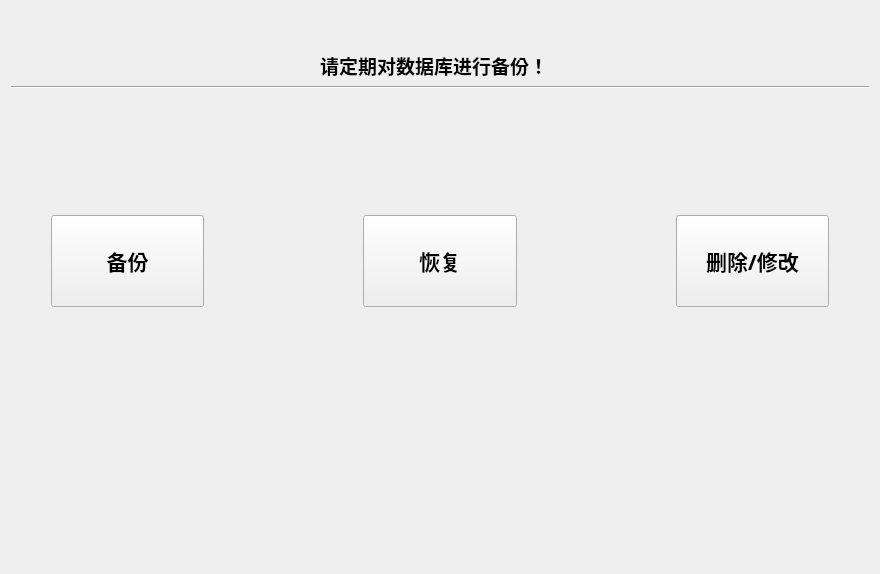
<?xml version="1.0" encoding="UTF-8"?>
<ui version="4.0">
 <class>DBManagement</class>
 <widget class="QWidget" name="DBManagement">
  <property name="geometry">
   <rect>
    <x>0</x>
    <y>0</y>
    <width>880</width>
    <height>574</height>
   </rect>
  </property>
  <property name="windowTitle">
   <string>DBManagement</string>
  </property>
  <layout class="QVBoxLayout" name="verticalLayout_3">
   <item>
    <spacer name="verticalSpacer">
     <property name="orientation">
      <enum>Qt::Vertical</enum>
     </property>
     <property name="sizeType">
      <enum>QSizePolicy::Fixed</enum>
     </property>
     <property name="sizeHint" stdset="0">
      <size>
       <width>20</width>
       <height>40</height>
      </size>
     </property>
    </spacer>
   </item>
   <item>
    <layout class="QVBoxLayout" name="verticalLayout_2">
     <item>
      <layout class="QVBoxLayout" name="verticalLayout">
       <item>
        <layout class="QHBoxLayout" name="horizontalLayout_2">
         <item>
          <spacer name="horizontalSpacer">
           <property name="orientation">
            <enum>Qt::Horizontal</enum>
           </property>
           <property name="sizeHint" stdset="0">
            <size>
             <width>40</width>
             <height>20</height>
            </size>
           </property>
          </spacer>
         </item>
         <item>
          <widget class="QLabel" name="label">
           <property name="font">
            <font>
             <family>AcadEref</family>
             <pointsize>14</pointsize>
             <weight>75</weight>
             <bold>true</bold>
            </font>
           </property>
           <property name="text">
            <string>请定期对数据库进行备份！</string>
           </property>
           <property name="textFormat">
            <enum>Qt::RichText</enum>
           </property>
          </widget>
         </item>
         <item>
          <spacer name="horizontalSpacer_2">
           <property name="orientation">
            <enum>Qt::Horizontal</enum>
           </property>
           <property name="sizeHint" stdset="0">
            <size>
             <width>40</width>
             <height>20</height>
            </size>
           </property>
          </spacer>
         </item>
         <item>
          <widget class="QLabel" name="label_2">
           <property name="text">
            <string/>
           </property>
          </widget>
         </item>
        </layout>
       </item>
       <item>
        <widget class="Line" name="line">
         <property name="orientation">
          <enum>Qt::Horizontal</enum>
         </property>
        </widget>
       </item>
      </layout>
     </item>
     <item>
      <spacer name="verticalSpacer_2">
       <property name="orientation">
        <enum>Qt::Vertical</enum>
       </property>
       <property name="sizeType">
        <enum>QSizePolicy::Fixed</enum>
       </property>
       <property name="sizeHint" stdset="0">
        <size>
         <width>20</width>
         <height>40</height>
        </size>
       </property>
      </spacer>
     </item>
     <item>
      <spacer name="verticalSpacer_3">
       <property name="orientation">
        <enum>Qt::Vertical</enum>
       </property>
       <property name="sizeType">
        <enum>QSizePolicy::Fixed</enum>
       </property>
       <property name="sizeHint" stdset="0">
        <size>
         <width>20</width>
         <height>80</height>
        </size>
       </property>
      </spacer>
     </item>
     <item>
      <layout class="QHBoxLayout" name="horizontalLayout">
       <item>
        <spacer name="horizontalSpacer_3">
         <property name="orientation">
          <enum>Qt::Horizontal</enum>
         </property>
         <property name="sizeType">
          <enum>QSizePolicy::Fixed</enum>
         </property>
         <property name="sizeHint" stdset="0">
          <size>
           <width>40</width>
           <height>20</height>
          </size>
         </property>
        </spacer>
       </item>
       <item>
        <widget class="QPushButton" name="backupButton">
         <property name="sizePolicy">
          <sizepolicy hsizetype="Expanding" vsizetype="Expanding">
           <horstretch>0</horstretch>
           <verstretch>0</verstretch>
          </sizepolicy>
         </property>
         <property name="font">
          <font>
           <family>华文中宋</family>
           <pointsize>16</pointsize>
           <weight>75</weight>
           <bold>true</bold>
          </font>
         </property>
         <property name="text">
          <string>备份</string>
         </property>
        </widget>
       </item>
       <item>
        <spacer name="horizontalSpacer_4">
         <property name="orientation">
          <enum>Qt::Horizontal</enum>
         </property>
         <property name="sizeHint" stdset="0">
          <size>
           <width>40</width>
           <height>20</height>
          </size>
         </property>
        </spacer>
       </item>
       <item>
        <widget class="QPushButton" name="recoverButton">
         <property name="sizePolicy">
          <sizepolicy hsizetype="Expanding" vsizetype="Expanding">
           <horstretch>0</horstretch>
           <verstretch>0</verstretch>
          </sizepolicy>
         </property>
         <property name="minimumSize">
          <size>
           <width>0</width>
           <height>0</height>
          </size>
         </property>
         <property name="maximumSize">
          <size>
           <width>240</width>
           <height>16777215</height>
          </size>
         </property>
         <property name="font">
          <font>
           <family>华文中宋</family>
           <pointsize>16</pointsize>
           <weight>75</weight>
           <bold>true</bold>
          </font>
         </property>
         <property name="text">
          <string>恢复</string>
         </property>
        </widget>
       </item>
       <item>
        <spacer name="horizontalSpacer_5">
         <property name="orientation">
          <enum>Qt::Horizontal</enum>
         </property>
         <property name="sizeHint" stdset="0">
          <size>
           <width>40</width>
           <height>20</height>
          </size>
         </property>
        </spacer>
       </item>
       <item>
        <widget class="QPushButton" name="deleteButton">
         <property name="enabled">
          <bool>true</bool>
         </property>
         <property name="sizePolicy">
          <sizepolicy hsizetype="Expanding" vsizetype="Expanding">
           <horstretch>0</horstretch>
           <verstretch>0</verstretch>
          </sizepolicy>
         </property>
         <property name="font">
          <font>
           <family>华文中宋</family>
           <pointsize>16</pointsize>
           <weight>75</weight>
           <bold>true</bold>
          </font>
         </property>
         <property name="text">
          <string>删除/修改</string>
         </property>
        </widget>
       </item>
       <item>
        <spacer name="horizontalSpacer_6">
         <property name="orientation">
          <enum>Qt::Horizontal</enum>
         </property>
         <property name="sizeType">
          <enum>QSizePolicy::Fixed</enum>
         </property>
         <property name="sizeHint" stdset="0">
          <size>
           <width>40</width>
           <height>20</height>
          </size>
         </property>
        </spacer>
       </item>
      </layout>
     </item>
    </layout>
   </item>
   <item>
    <spacer name="verticalSpacer_5">
     <property name="orientation">
      <enum>Qt::Vertical</enum>
     </property>
     <property name="sizeHint" stdset="0">
      <size>
       <width>20</width>
       <height>40</height>
      </size>
     </property>
    </spacer>
   </item>
  </layout>
 </widget>
 <layoutdefault spacing="6" margin="11"/>
 <resources/>
 <connections/>
</ui>
